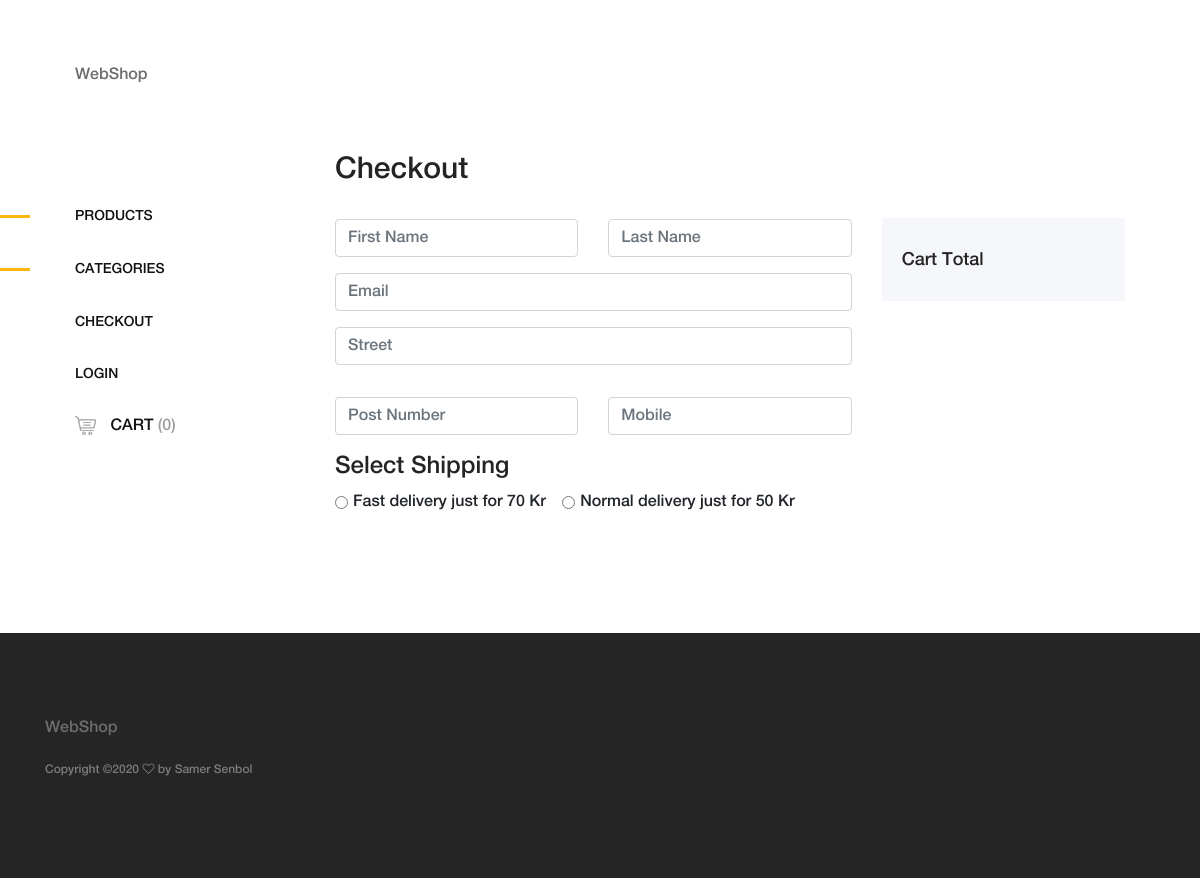
The page /checkout.php on the database its author committed.
### tables this page shows
CREATE TABLE `shipping` (
  `Id` int(12) NOT NULL,
  `Type` text NOT NULL,
  `Cost` int(11) NOT NULL
);

### checkout.php (the view, shortened to what this page needs)
<?php
include "./includes/html-start.php";
?>
    <div class="main-content-wrapper d-flex clearfix">
        <?php
        include "./includes/header.php";
        ?>
        <div class="cart-table-area section-padding-100">
            <div class="container-fluid">
            <form action="checkout.php" method="post">
                <div class="row">
                    <div class="col-12 col-lg-8">
                        <div class="checkout_details_area mt-50 clearfix">
                            <div class="cart-title">
                                <h2>Checkout</h2>
                            </div>
                                <div class="row">
                                    <div class="col-md-6 mb-3">
                                        <input type="text" class="form-control" id="first_name" required name="fname" value="" placeholder="First Name" required>
                                    </div>
                                    <div class="col-md-6 mb-3">
                                        <input type="text" class="form-control" id="last_name" required name="lname" value="" placeholder="Last Name" required>
                                    </div>
                                    <div class="col-12 mb-3">
                                        <input type="email" class="form-control" id="email" required name="email" placeholder="Email" value="">
                                    </div>
                                    <div class="col-12 mb-3">
                                        <input type="text" class="form-control mb-3" id="street_address" required name="address" placeholder="Street" value="">
                                    </div>
                                    <div class="col-md-6 mb-3">
                                        <input type="text" class="form-control" id="zipCode" required name="postNumber" placeholder="Post Number" value="">
                                    </div>
                                    <div class="col-md-6 mb-3">
                                        <input type="number" class="form-control" id="phone_number" required name="mobile" placeholder="Mobile" value="">
                                    </div>
                                    <div class="col-md-12 mb-3">
                                        <div><h4>Select Shipping</h4></div>
                                        <?php
                                            $sql = "SELECT * FROM `shipping`";
                                            $result = mysqli_query($con,$sql);
                                            if($result){
                                                if(mysqli_num_rows($result)>0){
                                                    while($row = mysqli_fetch_array($result)){
                                                        ?>
                                                        <div class="form-check form-check-inline">
                                                            <input onchange="calculateTotalAmount(<?php echo $row['Cost'] ?>)" required class="form-check-input" type="radio" name="shipping" value="<?php echo $row['Id']; ?>">
                                                            <label class="form-check-label">
                                                            <?php echo $row['Type']." just for ".$row['Cost']." Kr"; ?>
                                                            </label>
                                                        </div>
                                                        <?php
                                                    }
                                                }
                                            }
                                        ?>
                                    </div>
                                </div>
                        </div>
                    </div>
                    <div class="col-12 col-lg-4">
                        <div class="cart-summary">
                            <h5>Cart Total</h5>
                        </div>
                    </div>
                    </form>
                </div>
            </div>
        </div>
    <?php
    include "./includes/footer.php";
    ?>
    <?php
    include "./includes/html-end.php";

### css/core-style.css (style rules this page uses)
* { margin: 0; padding: 0; }
body { font-family: "helveticaneuemedium"; font-size: 16px; }
h1, h2, h3, h4, h5, h6 { color: #242424; line-height: 1.3; font-weight: 400; }
.mt-50 { margin-top: 50px !important; }
.section-padding-100 { padding-top: 100px; padding-bottom: 100px; }
.main-content-wrapper { position: relative; z-index: 1; -webkit-transition-duration: 500ms; transition-duration: 500ms; -ms-flex-wrap: wrap; flex-wrap: wrap; }
.main-content-wrapper .cart-table-area { position: relative; z-index: 1; -webkit-box-flex: 0; -ms-flex: 0 0 calc(95% - 320px); flex: 0 0 calc(95% - 320px); width: calc(95% - 320px); max-width: calc(95% - 320px); }
.main-content-wrapper .cart-table-area .cart-title h2 { font-size: 30px; margin-bottom: 30px; color: #242424; }
.main-content-wrapper .cart-table-area .cart-summary { background-color: #f5f7fa; margin-top: 118px; position: relative; z-index: 1; padding: 30px 20px; }
.main-content-wrapper .cart-table-area .cart-summary h5 { font-size: 18px; margin-bottom: 0; }

### rows shown on the page
shipping: Type "Fast delivery", Cost "70"
shipping: Type "Normal delivery", Cost "50"
